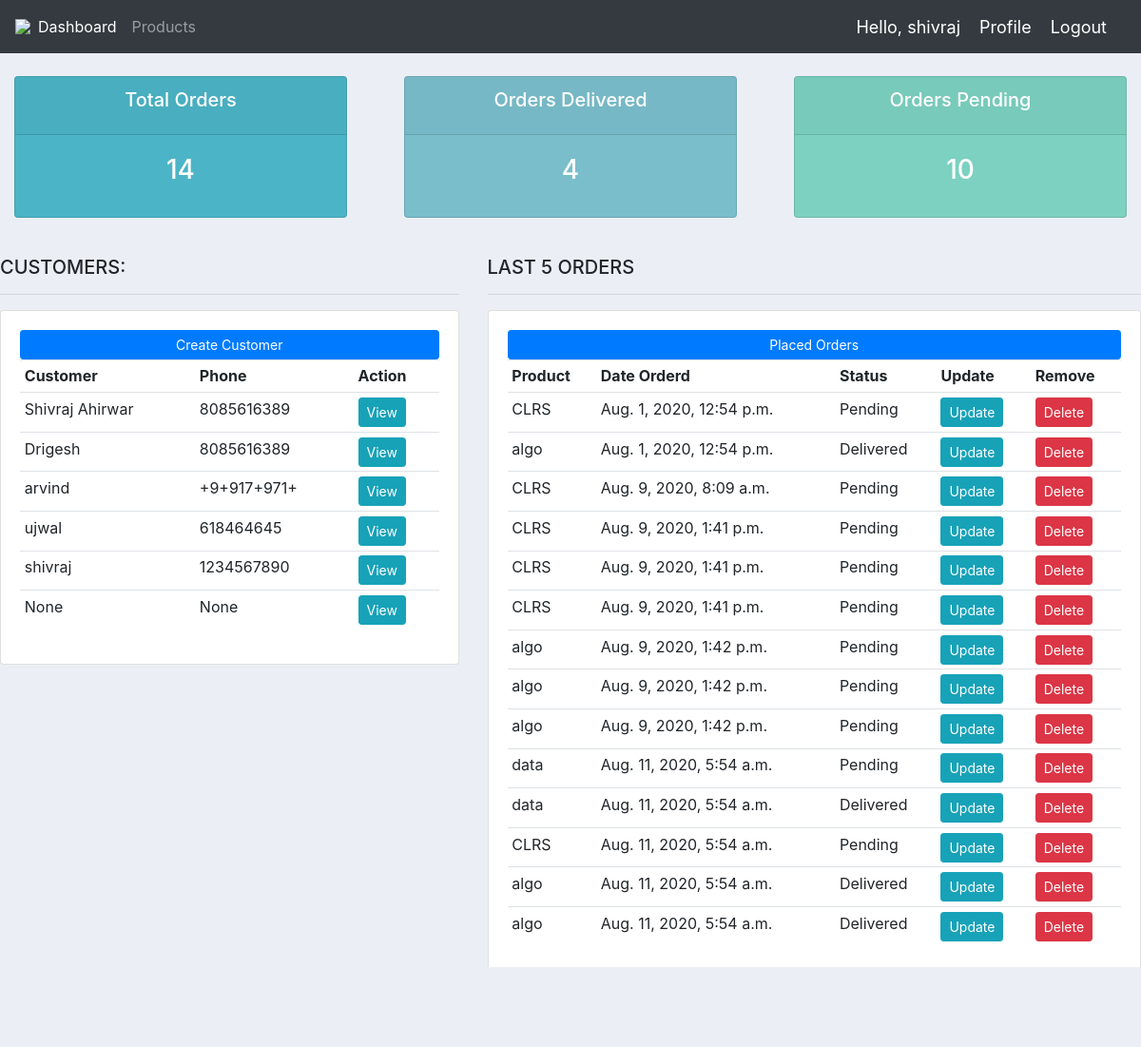
The app's page / (signed in) with its own data.
### accounts/models.py (models this page shows, shortened)
class Customer(models.Model):
    user = models.OneToOneField(User, null = True,blank = True, on_delete= models.CASCADE)
    name = models.CharField(max_length=200, null = True)
    phone = models.CharField(max_length=200, null = True)
    email = models.CharField(max_length=200, null = True)
    profile_pic = models.ImageField(default = "profile1.png",null = True, blank = True)
    date_created = models.DateTimeField(auto_now_add = True, null = True)

class Order(models.Model):
    STATUS = (
        ('Pending' , 'Pending'),
        ('Out for delivery' , 'Out for delivery'),
        ('Delivered' , 'Delivered'),
    )
    customer = models.ForeignKey(Customer, null = True, on_delete= models.SET_NULL)
    product = models.ForeignKey(Product, null = True, on_delete= models.SET_NULL)
    date_created = models.DateTimeField(auto_now_add = True, null = True)
    status = models.CharField(max_length = 200, null = True, choices = STATUS)
    note = models.CharField(max_length = 1000, null = True)

class Product(models.Model):
    CATEGORY = (
        ('Indoor' , 'Indoor'),
        ('Out Door' , 'Out Door')
    )
    name = models.CharField(max_length=200, null = True)
    price = models.FloatField(null = True)
    category = models.CharField(max_length=200, null = True , choices = CATEGORY)
    description = models.CharField(max_length=200, null = True,blank = True)
    date_created = models.DateTimeField(auto_now_add = True, null = True)
    tags = models.ManyToManyField(Tag)
    def __str__(self):
        return self.name

### accounts/decorators.py (the view)
    def wrapper_function(request, *args, **kwargs):
        group = None
        if request.user.groups.exists():
            group = request.user.groups.all()[0].name
        if group == 'customer':
            return redirect('user-page')
        if group == 'admin':
            return view_func(request, *args, **kwargs)

### accounts/views.py (called while the page is built)
@login_required(login_url='login')
@admin_only
def home(request):
    orders = Order.objects.all()
    customers = Customer.objects.all()
    total_customers = customers.count()
    total_orders = orders.count()
    delivered = orders.filter(status = 'Delivered').count()
    pending = orders.filter(status = 'Pending').count()
    context = {'orders':orders, 'customers':customers,'total_orders':total_orders,'delivered':delivered,'pending':pending }
    return render(request, 'accounts/dashboard.html',context)

### accounts/templates/accounts/dashboard.html
{%  extends 'accounts/main.html' %}
{% block content %}
{% include 'accounts/status.html' %}
<br>
<div class="row">
	<div class="col-md-5">
		<h5>CUSTOMERS:</h5>
		<hr>
		<div class="card card-body">
			<a class="btn btn-primary  btn-sm btn-block" href="">Create Customer</a>
			<table class="table table-sm">
				<tr>
					<th>Customer</th>
					<th>Phone</th>
                    <th>Action</th>
                </tr>
				{% for customer in customers %}
				<tr>
					<td>{{ customer.name}}</td>
					<td>{{ customer.phone}}</td>
					<td><a  class = "btn btn-sm btn-info" href = "{% url 'customer' customer.id %}">View</a></td>
				</tr>
				{% endfor %}
			</table>
		</div>
	</div>
	<div class="col-md-7">
		<h5>LAST 5 ORDERS</h5>
		<hr>
		<div class="card card-body">
			<div class="btn btn-primary  btn-sm btn-block" >Placed Orders</div>
			<table class="table table-sm">
				<tr>
					<th>Product</th>
					<th>Date Orderd</th>
					<th>Status</th>
					<th>Update</th>
					<th>Remove</th>
				</tr>
                {% for order in orders %}
                    <tr>
                        <td>{{order.product}}</td>
                        <td>{{order.date_created}}</td>
                        <td>{{order.status}}</td>
                        <td><a class = "btn btn-sm btn-info" href = "{% url 'update_order' order.id %}">Update</a></td>
                        <td><a class = "btn btn-sm btn-danger" href = "{% url 'delete_order' order.id %}">Delete</a></td>
                    </tr>
                {% endfor %}
			</table>
		</div>
	</div>
</div>
{% endblock %}

### accounts/templates/accounts/navbar.html (shortened to what this page needs)
{% load static %}
<nav class="navbar navbar-expand-lg navbar-dark bg-dark">
    <img src = " {% static '/images/logo.png'%}">
    <div class="collapse navbar-collapse" id="navbarNav">
      <ul class="navbar-nav">
        {%  if request.user.is_staff %}
        <li class="nav-item active">
          <a class="nav-link" href="{% url 'home' %}">Dashboard </a>
        </li>
        <li class="nav-item">
          <a class="nav-link" href="{% url 'products' %}">Products</a>
        </li>
        {% else %}
        <li class="nav-item">
          <a class="nav-link" href="{% url 'products' %}">Products</a>
        </li>
        {% endif %}
      </ul>
    </div>
    <span class = "hello-msg">Hello, {{ request.user }} </span>
    <span><a class = "hello-msg" href="{% url 'account' %}">Profile </a></span>
    <span><a class = "hello-msg" href="{% url 'logout' %}">Logout </a></span>
  </nav>

### static/css/main.css (style rules this page uses)
body { background-color: #ebeff5; }

### accounts/templates/accounts/navbar.html (style rules this page uses)
.hello-msg { font-size: 18px; color: #fff; margin-right: 20px; }

### records on screen
Customer: name "Shivraj Ahirwar", phone "8085616389"
Customer: name "Drigesh", phone "8085616389"
Customer: name "arvind", phone "+9+917+971+"
Customer: name "ujwal", phone "618464645"
Customer: name "shivraj", phone "1234567890"
Customer: name "None", phone "None"
Order: product "CLRS", date_created "Aug. 1, 2020, 12:54 p.m.", status "Pending"
Order: product "algo", date_created "Aug. 1, 2020, 12:54 p.m.", status "Delivered"
Order: product "CLRS", date_created "Aug. 9, 2020, 8:09 a.m.", status "Pending"
Order: product "CLRS", date_created "Aug. 9, 2020, 1:41 p.m.", status "Pending"
Order: product "CLRS", date_created "Aug. 9, 2020, 1:41 p.m.", status "Pending"
Order: product "CLRS", date_created "Aug. 9, 2020, 1:41 p.m.", status "Pending"
Order: product "algo", date_created "Aug. 9, 2020, 1:42 p.m.", status "Pending"
Order: product "algo", date_created "Aug. 9, 2020, 1:42 p.m.", status "Pending"
Order: product "algo", date_created "Aug. 9, 2020, 1:42 p.m.", status "Pending"
Order: product "data", date_created "Aug. 11, 2020, 5:54 a.m.", status "Pending"
Order: product "data", date_created "Aug. 11, 2020, 5:54 a.m.", status "Delivered"
Order: product "CLRS", date_created "Aug. 11, 2020, 5:54 a.m.", status "Pending"
Order: product "algo", date_created "Aug. 11, 2020, 5:54 a.m.", status "Delivered"
Order: product "algo", date_created "Aug. 11, 2020, 5:54 a.m.", status "Delivered"

### other values on screen
{{ request.user }} "shivraj"
{{ total_orders }} "14"
{{ delivered }} "4"
{{ pending }} "10"
